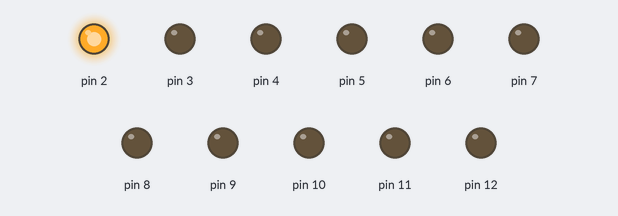
Simulated run of this sketch. Board: Arduino Uno, built with avr-gcc and run on an emulated ATmega328P. On the bench: output pins drawn as LEDs (lit = HIGH). What the sketch prints to the serial monitor is not drawn.

Above: at 0.03 s.
At 0.29 s:
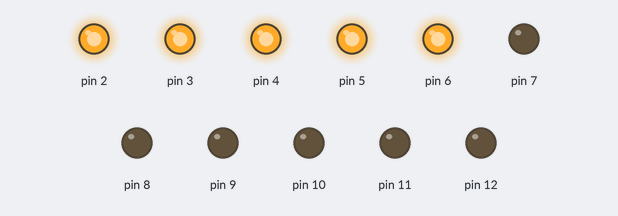
At 0.55 s:
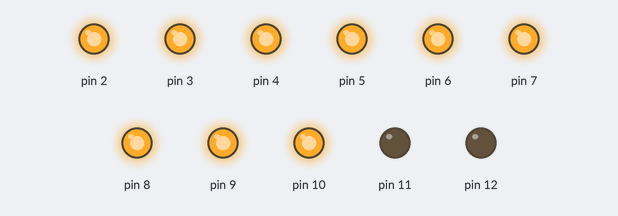
At 1.13 s:
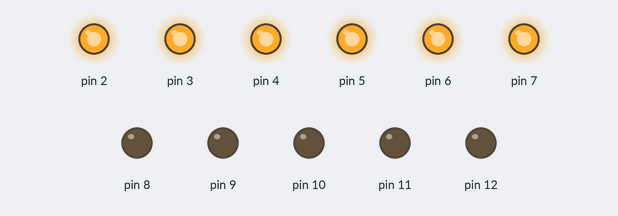
At 1.65 s:
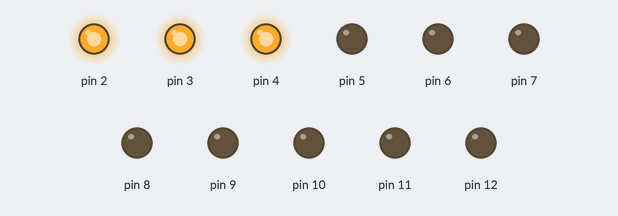
At 2.24 s:
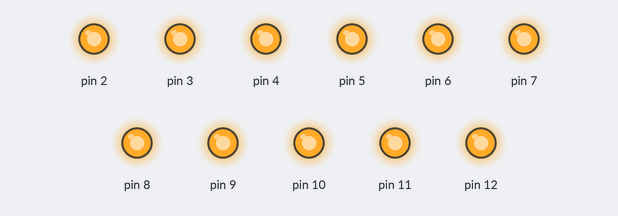
Timing chart, 0 to 3.0 s (numbered marks = the images above):
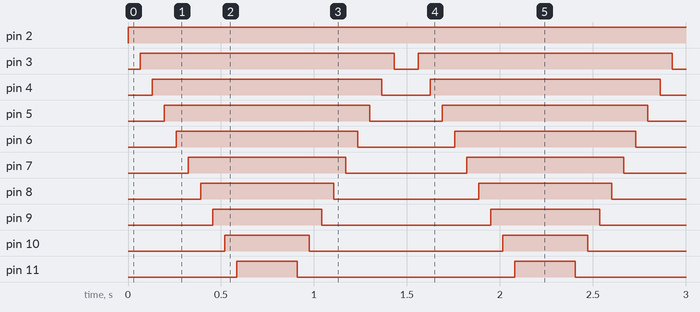

The sketch:

ForLoopIteration_Modded.ino
```cpp
/*
  For Loop Iteration

 Demonstrates the use of a for() loop.
 Lights multiple LEDs in sequence, then in reverse.

 The circuit:
 * LEDs from pins 2 through 13 to ground
 */

int timer = 65;           // The higher the number, the slower the timing.

void setup() {
  // use a for loop to initialize each pin as an output:
  Serial.begin(9600);
  for (int thisPin = 2; thisPin < 13; thisPin++)  {
    pinMode(thisPin, OUTPUT);
  }
}

void loop() {
  // loop from the lowest pin to the highest:
  for (int thisPin = 2; thisPin < 13; thisPin++) {
    // turn the pin on:
    digitalWrite(thisPin, HIGH);
    delay(timer);
    // turn the pin off:
    //digitalWrite(thisPin, LOW);
  }

  // loop from the highest pin to the lowest:
  for (int thisPin = 13; thisPin >= 2; thisPin--) {
    // turn the pin on:
    digitalWrite(thisPin, HIGH);
    delay(timer);
    // turn the pin off:
    digitalWrite(thisPin, LOW);
    Serial.write('Cycle Complete');
  }
}
```

Measured:
- by itself, pin 2: LOW → HIGH at 0.00 s
- by itself, pin 3: alternates HIGH for 1.4 s and LOW for 0.13 s
- by itself, pin 4: alternates HIGH for 1.2 s and LOW for 0.26 s
- by itself, pin 5: alternates HIGH for 1.1 s and LOW for 0.39 s
- by itself, pin 6: alternates HIGH for 0.98 s and LOW for 0.52 s
- by itself, pin 7: alternates HIGH for 0.85 s and LOW for 0.65 s
- by itself, pin 8: alternates HIGH for 0.72 s and LOW for 0.78 s
- by itself, pin 9: alternates HIGH for 0.59 s and LOW for 0.91 s
